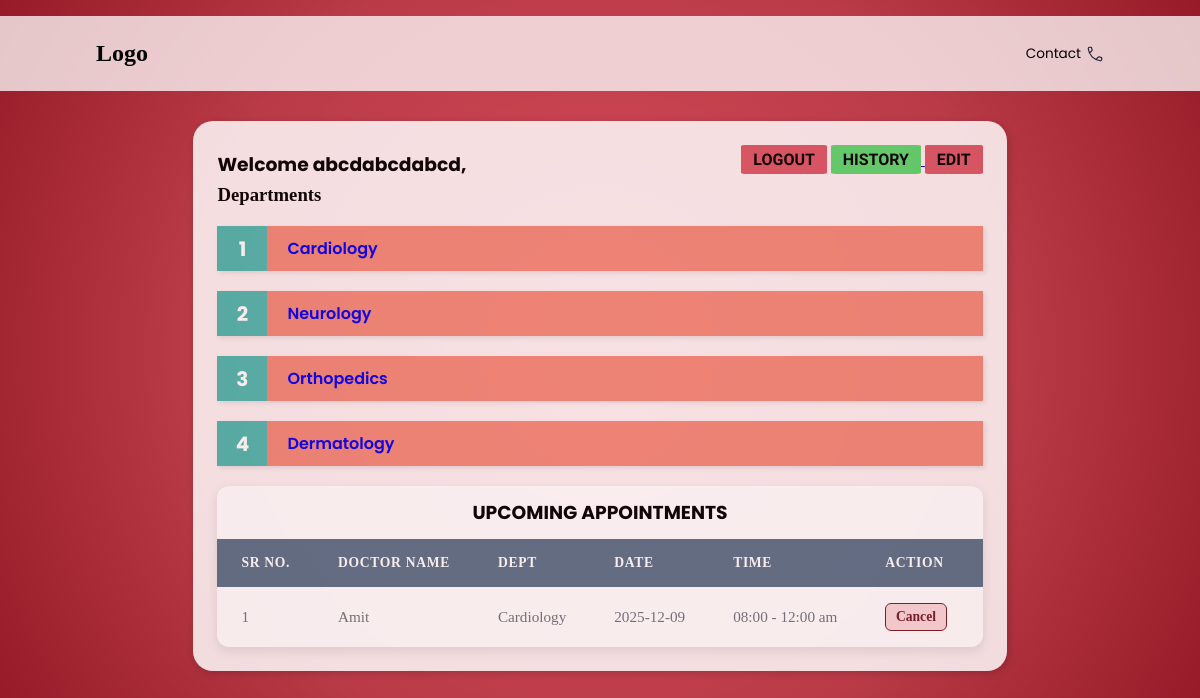
/patient_dashboard/1, run on an earlier commit of the app's database.
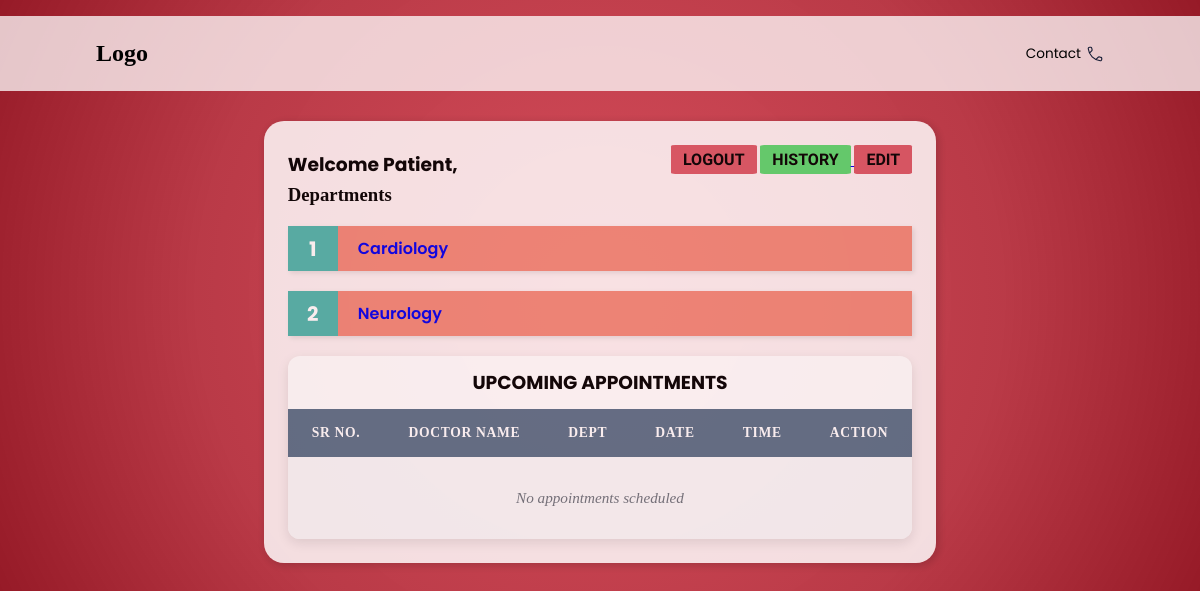
And on a later commit of the database.
### models.py (models this page shows)
class Patient(db.Model):
    PatientID = db.Column(db.Integer, primary_key=True)
    FirstName = db.Column(db.String,nullable=False)
    LastName = db.Column(db.String,nullable=False)
    Username= db.Column(db.String, nullable=False)
    Password = db.Column(db.String, nullable=False)
    appointments = db.relationship('Appointment', back_populates='patient', cascade="all, delete")
    histories = db.relationship('PatientHistory', back_populates='patient', cascade="all, delete")

class Department(db.Model):
    Department_name=db.Column(db.String, primary_key=True)
    Overview = db.Column(db.String)
    doctors = db.relationship('Doctor', back_populates='department_rel', cascade="all, delete")

class Appointment(db.Model):
    AppointmentID = db.Column(db.Integer, primary_key=True)
    PatientID = db.Column(db.Integer, db.ForeignKey('patient.PatientID'), nullable=False)
    DoctorID = db.Column(db.Integer, db.ForeignKey('doctor.DoctorID'), nullable=False)
    Date=db.Column(db.Date)
    Time = db.Column(db.String)
    Purpose=db.Column(db.String)
    Status=db.Column(db.Enum("Booked","Completed","Cancelled"),
        nullable=False,
        default='Booked'
    )
    patient = db.relationship('Patient', back_populates='appointments')
    doctor = db.relationship('Doctor', back_populates='appointments')

class Doctor(db.Model):
    DoctorID = db.Column(db.Integer, primary_key=True)
    FirstName = db.Column(db.String,nullable=False)
    LastName = db.Column(db.String,nullable=False)
    Username= db.Column(db.String, nullable=False)
    Password = db.Column(db.String, nullable=False)
    available=db.Column(db.String)
    Department = db.Column(db.String, db.ForeignKey('department.Department_name'), nullable=False)
    Position = db.Column(db.String)
    Experience = db.Column(db.Integer)
    Remarks = db.Column(db.String)
    photo = db.Column(db.String)
    appointments = db.relationship('Appointment', back_populates='doctor', cascade="all, delete")
    department_rel = db.relationship('Department', back_populates='doctors')

### routes/patient.py (the view)
@app.route('/patient_dashboard/<int:patientID>')
def patient_dashboard(patientID):
    patient = Patient.query.get(patientID)
    departments = Department.query.all()
    appointments = Appointment.query.filter(
    Appointment.PatientID == patientID,
    Appointment.Status == "Booked"
    ).all()
    return render_template("patient_dashboard.html", patient=patient, departments=departments,appointments=appointments)

### templates/patient_dashboard.html (shortened to what this page needs)
<!DOCTYPE html>
<html lang="en">
<head>
    <link rel="stylesheet" href="..\static\style.css">
</head>
<body>
    <header>
        <nav>
        <div class="logo">
            <h2>Logo</h2>
        </div>
        <div class="nav-icons">
            <ul>
            <li>Contact </li>
            </ul>
        </div>
        </nav>
    </header>
    <main>
        <div id="pageC">
            <div class="container">
                <div class="title">
                    <h3>Welcome {{ patient.FirstName }},</h3>
                    <div id="links">
                        <a href="{{ url_for('login') }}"><button class="logout">LOGOUT</button></a>
                        <a href="{{ url_for('view_patient_history', patient_id=patient.PatientID) }}">
                            <button class="history">HISTORY</button>
                        </a>
                        <a href="{{ url_for('edit_patient', patient_id=patient.PatientID) }}"><button class="logout">EDIT</button></a>
                    </div>
                </div>
                <div class="content">
                    <h3>Departments</h3>
                    <div class="departments">
                        <ol class="custom-steps">
                        {% for dept in departments %}
                            <a href="{{ url_for('view_department', dept_name=dept.Department_name, patient_id=patient.PatientID) }}"><li class="content1">{{ dept.Department_name }}</li></a>
                        {% else %}
                            <p>No departments available</p>
                        {% endfor %}
                        </ol>
                    </div>
                    <div class="appointments">
                        <h3>UPCOMING APPOINTMENTS</h3>
                        <table class="appointments-table">
                            <thead>
                                <tr>
                                    <th>Sr No.</th>
                                    <th>Doctor Name</th>
                                    <th>Dept</th>
                                    <th>Date</th>
                                    <th>Time</th>
                                    <th>Action</th>
                                </tr>
                            </thead>
                            <tbody>
                            {% for appt in appointments %}
                                <tr>
                                    <td data-label="Sr No.">{{ loop.index }}</td>
                                    <td data-label="Doctor Name">{{ appt.doctor.FirstName }}</td>
                                    <td data-label="Dept">{{ appt.doctor.Department }}</td>
                                    <td data-label="Date">{{ appt.Date }}</td>
                                    <td data-label="Time">{{ appt.Time }}</td>
                                    <td data-label="Action">
                                        <a href="{{ url_for('cancel_appointment', appt_id=appt.AppointmentID) }}" class="action-cancel">Cancel</a>
                                    </td>
                                </tr>
                            {% else %}
                                <tr><td colspan="6">No appointments scheduled</td></tr>
                            {% endfor %}
                            </tbody>
                        </table>
                    </div>
                </div>
            </div>
        </div>
    </main>
</body>
</html>

What changed in the data, as far as the page shows it:
removed Department: Department_name "Orthopedics"
removed Department: Department_name "Dermatology"
removed Appointment: doctor.FirstName "Amit", doctor.Department "Cardiology", Date "2025-12-09", Time "08:00 - 12:00 am"
changed Patient: FirstName "abcdabcdabcd" → "Patient"
Also different on the page:
text now shown: "No appointments scheduled"
